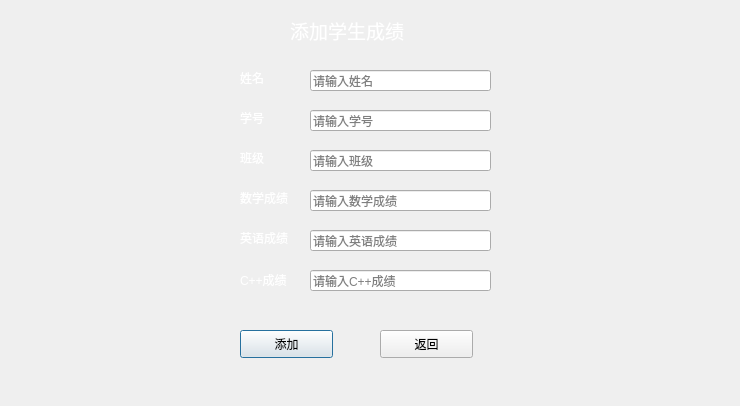
<?xml version="1.0" encoding="UTF-8"?>
<ui version="4.0">
 <class>addstudent</class>
 <widget class="QDialog" name="addstudent">
  <property name="geometry">
   <rect>
    <x>0</x>
    <y>0</y>
    <width>740</width>
    <height>406</height>
   </rect>
  </property>
  <property name="windowTitle">
   <string>添加学生成绩</string>
  </property>
  <property name="styleSheet">
   <string notr="true">#addstudent{
border-image: url(:/new/prefix1/科技风.jpg);
}</string>
  </property>
  <widget class="QLabel" name="label">
   <property name="geometry">
    <rect>
     <x>240</x>
     <y>70</y>
     <width>72</width>
     <height>15</height>
    </rect>
   </property>
   <property name="styleSheet">
    <string notr="true">color: rgb(255, 255, 255);</string>
   </property>
   <property name="text">
    <string>姓名</string>
   </property>
  </widget>
  <widget class="QLabel" name="label_2">
   <property name="geometry">
    <rect>
     <x>240</x>
     <y>110</y>
     <width>72</width>
     <height>15</height>
    </rect>
   </property>
   <property name="styleSheet">
    <string notr="true">color: rgb(255, 255, 255);</string>
   </property>
   <property name="text">
    <string>学号</string>
   </property>
  </widget>
  <widget class="QLabel" name="label_4">
   <property name="geometry">
    <rect>
     <x>240</x>
     <y>190</y>
     <width>72</width>
     <height>15</height>
    </rect>
   </property>
   <property name="styleSheet">
    <string notr="true">color: rgb(255, 255, 255);</string>
   </property>
   <property name="text">
    <string>数学成绩</string>
   </property>
  </widget>
  <widget class="QLabel" name="label_5">
   <property name="geometry">
    <rect>
     <x>240</x>
     <y>230</y>
     <width>72</width>
     <height>15</height>
    </rect>
   </property>
   <property name="styleSheet">
    <string notr="true">color: rgb(255, 255, 255);</string>
   </property>
   <property name="text">
    <string>英语成绩</string>
   </property>
  </widget>
  <widget class="QLabel" name="label_6">
   <property name="geometry">
    <rect>
     <x>240</x>
     <y>270</y>
     <width>72</width>
     <height>20</height>
    </rect>
   </property>
   <property name="styleSheet">
    <string notr="true">color: rgb(255, 255, 255);</string>
   </property>
   <property name="text">
    <string>C++成绩</string>
   </property>
  </widget>
  <widget class="QLineEdit" name="le_name">
   <property name="geometry">
    <rect>
     <x>310</x>
     <y>70</y>
     <width>181</width>
     <height>21</height>
    </rect>
   </property>
   <property name="placeholderText">
    <string>请输入姓名</string>
   </property>
   <property name="clearButtonEnabled">
    <bool>true</bool>
   </property>
  </widget>
  <widget class="QLineEdit" name="le_id">
   <property name="geometry">
    <rect>
     <x>310</x>
     <y>110</y>
     <width>181</width>
     <height>21</height>
    </rect>
   </property>
   <property name="placeholderText">
    <string>请输入学号</string>
   </property>
   <property name="clearButtonEnabled">
    <bool>true</bool>
   </property>
  </widget>
  <widget class="QLineEdit" name="mathscore">
   <property name="geometry">
    <rect>
     <x>310</x>
     <y>190</y>
     <width>181</width>
     <height>21</height>
    </rect>
   </property>
   <property name="placeholderText">
    <string>请输入数学成绩</string>
   </property>
   <property name="clearButtonEnabled">
    <bool>true</bool>
   </property>
  </widget>
  <widget class="QLineEdit" name="englishscore">
   <property name="geometry">
    <rect>
     <x>310</x>
     <y>230</y>
     <width>181</width>
     <height>21</height>
    </rect>
   </property>
   <property name="placeholderText">
    <string>请输入英语成绩</string>
   </property>
   <property name="clearButtonEnabled">
    <bool>true</bool>
   </property>
  </widget>
  <widget class="QLineEdit" name="cppscore">
   <property name="geometry">
    <rect>
     <x>310</x>
     <y>270</y>
     <width>181</width>
     <height>21</height>
    </rect>
   </property>
   <property name="placeholderText">
    <string>请输入C++成绩</string>
   </property>
   <property name="clearButtonEnabled">
    <bool>true</bool>
   </property>
  </widget>
  <widget class="QPushButton" name="addButton">
   <property name="geometry">
    <rect>
     <x>240</x>
     <y>330</y>
     <width>93</width>
     <height>28</height>
    </rect>
   </property>
   <property name="text">
    <string>添加</string>
   </property>
  </widget>
  <widget class="QPushButton" name="returnbutton">
   <property name="geometry">
    <rect>
     <x>380</x>
     <y>330</y>
     <width>93</width>
     <height>28</height>
    </rect>
   </property>
   <property name="text">
    <string>返回</string>
   </property>
  </widget>
  <widget class="QLabel" name="label_7">
   <property name="geometry">
    <rect>
     <x>290</x>
     <y>20</y>
     <width>151</width>
     <height>21</height>
    </rect>
   </property>
   <property name="font">
    <font>
     <pointsize>14</pointsize>
    </font>
   </property>
   <property name="styleSheet">
    <string notr="true">color: rgb(255, 255, 255);</string>
   </property>
   <property name="text">
    <string>添加学生成绩</string>
   </property>
  </widget>
  <widget class="QLabel" name="label_3">
   <property name="geometry">
    <rect>
     <x>240</x>
     <y>150</y>
     <width>72</width>
     <height>15</height>
    </rect>
   </property>
   <property name="styleSheet">
    <string notr="true">color: rgb(255, 255, 255);</string>
   </property>
   <property name="text">
    <string>班级</string>
   </property>
  </widget>
  <widget class="QLineEdit" name="lineEdit">
   <property name="geometry">
    <rect>
     <x>310</x>
     <y>150</y>
     <width>181</width>
     <height>21</height>
    </rect>
   </property>
   <property name="placeholderText">
    <string>请输入班级</string>
   </property>
   <property name="clearButtonEnabled">
    <bool>true</bool>
   </property>
  </widget>
 </widget>
 <resources/>
 <connections/>
</ui>
